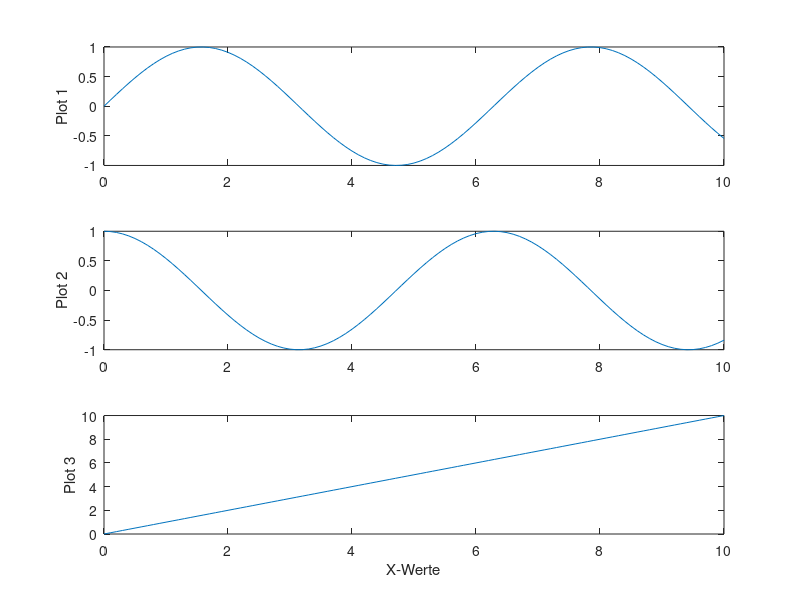

This figure's MATLAB source:
                                           
%% Mehrere Plots in einer Figure
clear;close all;clc
% Um mehrere Plots in einer figure zu plotten gibt, gibt es den Befehl
% subplot(). Dieser wird hier kurz in einer einfachen Form gezeeigt.

%% Erstellen eines x-Vektors (Nebenrechnung)
x=0:0.1:10;     % x enthält die Zahlen von 0 bis 10 in 0.1-Schritten

% Erstellen einer figure mit drei Plots untereinander

subplot(3,1,1)          % 1. Argument: Anzahl der Plotreihen 
                        % 2. Argument: Anzahl der Plotspalten
                        % 3. Argument: Nummer des Plots (Plots werden wie
                        % in einem Fließtext durchnummeriert)
                        
plot(x,sin(x))          % Plotbefehl für den ersten Plot
ylabel('Plot 1')        % Erste y-Achse beschriften

subplot(3,1,2)                      % Zweiten Subplot aufrufen
plot(x,cos(x))                      % Zweiter Plotbefehl
ylabel('Plot 2')                    % Zweite y-Achse beschriften

subplot(3,1,3)                      % Drittenn Subplot aufrufen
plot(x,x)                           % Dritter Plotbefehl
ylabel('Plot 3')                    % Dritte y-Achse beschriften

xlabel('X-Werte')                   % Die x-Achse wird in diesem Fall nur
                                    % ein mal beschriftet, da sie für alle
                                    % Plots identisch ist. Es sind jedoch
                                    % auch unterschiedliche x-Achsen
                                    % möglich.